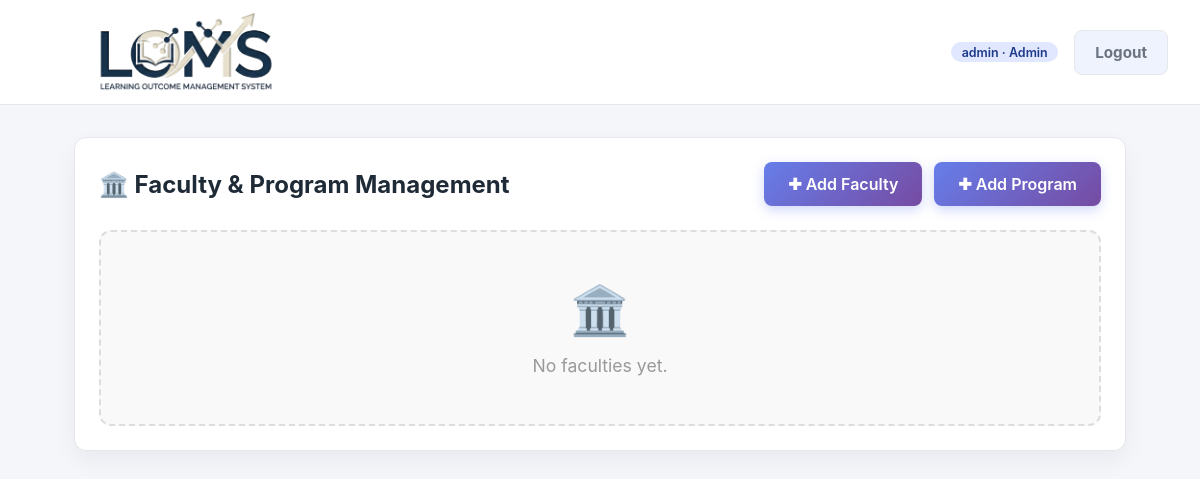
The page /org/ (signed in) on the database as committed earlier.
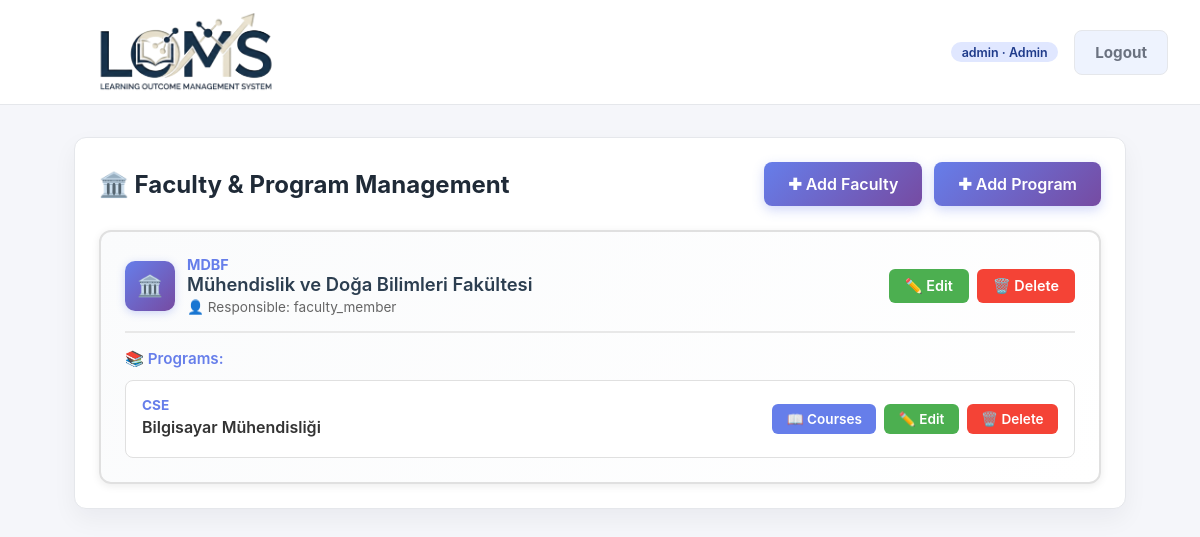
The same page on the database as committed later.
### organizations/models.py (models this page shows, shortened)
class Faculty(models.Model):
    name = models.CharField(max_length=255)
    code = models.CharField(max_length=50, unique=True)
    description = models.TextField(
        blank=True,
        help_text="Faculty description / açıklama",
    )
    responsible = models.ForeignKey(
        settings.AUTH_USER_MODEL,
        null=True,
        blank=True,
        on_delete=models.SET_NULL,
        related_name="responsible_faculties",
        help_text="Bu faculty'den sorumlu Faculty Member",
    )

class Program(models.Model):
    name = models.CharField(max_length=255)
    code = models.CharField(max_length=50, unique=True)
    faculty = models.ForeignKey(
        Faculty,
        on_delete=models.CASCADE,
        related_name="programs",
    )
    description = models.TextField(
        blank=True,
        help_text="Program description / açıklama",
    )
    coordinator = models.ForeignKey(
        settings.AUTH_USER_MODEL,
        null=True,
        blank=True,
        on_delete=models.SET_NULL,
        related_name="coordinated_programs",
        help_text="Programdan sorumlu öğretim elemanı / coordinator",
    )

### accounts/models.py (models this page shows, shortened)
class CustomUser(AbstractUser):
    class Role(models.TextChoices):
        ADMIN = "ADMIN", "Admin"
        STUDENT_AFFAIRS = "STUDENT_AFFAIRS", "Student Affairs"
        FACULTY_MEMBER = "FACULTY_MEMBER", "Faculty Member"
        LECTURER = "LECTURER", "Lecturer"
        STUDENT = "STUDENT", "Student"
    role = models.CharField(
        max_length=32,
        choices=Role.choices,
        default=Role.STUDENT,
    )
    student_grade = models.PositiveSmallIntegerField(
        null=True,
        blank=True,
        help_text="Student grade / year (1, 2, 3, 4 ...)",
    )
    student_faculty = models.ForeignKey(
        "organizations.Faculty",
        null=True,
        blank=True,
        on_delete=models.SET_NULL,
        related_name="students",
        help_text="Student için kayıtlı olduğu Faculty",
    )
    student_program = models.ForeignKey(
        "organizations.Program",
        null=True,
        blank=True,
        on_delete=models.SET_NULL,
        related_name="students",
        help_text="Student için kayıtlı olduğu program",
    )
    faculty_member_faculty = models.ForeignKey(
        "organizations.Faculty",
        null=True,
        blank=True,
        on_delete=models.SET_NULL,
        related_name="faculty_members",
        help_text="Faculty Member için sorumlu olduğu Faculty",
    )
    lecturer_programs = models.ManyToManyField(
        "organizations.Program",
        blank=True,
        related_name="lecturers",
        help_text="Lecturer için sorumlu olduğu Program(lar)",
    )
    lecturer_courses = models.ManyToManyField(
        "courses.Course",
        blank=True,
        related_name="lecturers",
        help_text="Lecturer için sorumlu olduğu Course(lar)",
    )
    phone = models.CharField(
        max_length=20,
        blank=True,
        null=True,
    )
    objects = CustomUserManager()
    @property
    def is_admin(self):
        return self.role == self.Role.ADMIN and self.is_superuser
    @property
    def is_student_affairs(self):
        return self.role == self.Role.STUDENT_AFFAIRS
    @property
    def is_faculty_member(self):
        return self.role == self.Role.FACULTY_MEMBER
    @property
    def is_lecturer(self):
        return self.role == self.Role.LECTURER
    @property
    def is_student(self):
        return self.role == self.Role.STUDENT

### organizations/views.py (the view)
# urls.py: path("", faculty_program_list, name="faculty_program_list"),  # Student Affairs paneli
@role_required(CustomUser.Role.STUDENT_AFFAIRS)
def faculty_program_list(request):
    faculties = Faculty.objects.prefetch_related("programs").all()
    faculty_form = FacultyForm()
    if request.method == "POST":
        faculty_form = FacultyForm(request.POST)
        if faculty_form.is_valid():
            faculty_form.save()
            return redirect("organizations:faculty_program_list")
    context = {
        "faculties": faculties,
        "faculty_form": faculty_form,
    }
    return render(request, "organizations/faculty_program_list.html", context)

### templates/organizations/faculty_program_list.html (shortened to what the changed rows need)
{% extends "base.html" %}
{% block content %}
<section class="card">
    <div style="display: flex; justify-content: space-between; align-items: center; flex-wrap: wrap; gap: 1rem; margin-bottom: 1.5rem;">
        <h2 class="page-title" style="margin: 0;">🏛️ Faculty & Program Management</h2>
    </div>
    {% if faculties %}
        <div style="display: grid; gap: 1.5rem;">
            {% for faculty in faculties %}
                <div style="border: 2px solid #e0e0e0; border-radius: 12px; padding: 1.5rem; background: linear-gradient(135deg, #fafbfc 0%, #ffffff 100%); box-shadow: 0 2px 8px rgba(0,0,0,0.08); transition: all 0.3s ease;"
                     onmouseover="this.style.boxShadow='0 4px 12px rgba(0,0,0,0.12)'; this.style.borderColor='#667eea';"
                     onmouseout="this.style.boxShadow='0 2px 8px rgba(0,0,0,0.08)'; this.style.borderColor='#e0e0e0';">
                    <div style="display: flex; justify-content: space-between; align-items: center; flex-wrap: wrap; gap: 1rem; margin-bottom: 1rem;">
                        <div style="display: flex; align-items: center; gap: 0.75rem;">
                            <div style="width: 50px; height: 50px; background: linear-gradient(135deg, #667eea 0%, #764ba2 100%); border-radius: 10px; display: flex; align-items: center; justify-content: center; color: white; font-size: 1.3rem; box-shadow: 0 2px 8px rgba(102, 126, 234, 0.3);">
                                🏛️
                            </div>
                            <div>
                                <div style="font-weight: 700; color: #667eea; font-size: 0.9rem;">{{ faculty.code }}</div>
                                <div style="font-weight: 600; color: #2c3e50; font-size: 1.15rem;">{{ faculty.name }}</div>
                                {% if faculty.responsible %}
                                <div style="color: #666; font-size: 0.85rem; margin-top: 0.25rem;">👤 Responsible: {{ faculty.responsible.username }}</div>
                                {% endif %}
                            </div>
                        </div>
                        <div style="display: flex; gap: 0.5rem;">
                            <a href="{% url 'organizations:faculty_edit' faculty.id %}"
                               style="background: #4CAF50; color: white; padding: 0.5rem 1rem; border-radius: 6px; text-decoration: none; font-weight: 600; font-size: 0.9rem; transition: all 0.3s ease;"
                               onmouseover="this.style.background='#45a049';"
                               onmouseout="this.style.background='#4CAF50';">
                                ✏️ Edit
                            </a>
                            <a href="{% url 'organizations:faculty_delete' faculty.id %}"
                               style="background: #f44336; color: white; padding: 0.5rem 1rem; border-radius: 6px; text-decoration: none; font-weight: 600; font-size: 0.9rem; transition: all 0.3s ease;"
                               onmouseover="this.style.background='#da190b';"
                               onmouseout="this.style.background='#f44336';">
                                🗑️ Delete
                            </a>
                        </div>
                    </div>
                    {% if faculty.programs.all %}
                    <div style="margin-top: 1rem; padding-top: 1rem; border-top: 2px solid #e8e8e8;">
                        <div style="font-weight: 600; color: #667eea; margin-bottom: 0.75rem; font-size: 0.95rem;">📚 Programs:</div>
                        <div style="display: grid; gap: 0.75rem;">
                            {% for program in faculty.programs.all %}
                                <div style="border: 1px solid #e0e0e0; border-radius: 8px; padding: 1rem; background: #ffffff; transition: all 0.3s ease;"
                                     onmouseover="this.style.borderColor='#667eea'; this.style.background='#f8f9ff';"
                                     onmouseout="this.style.borderColor='#e0e0e0'; this.style.background='#ffffff';">
                                    <div style="display: flex; justify-content: space-between; align-items: center; flex-wrap: wrap; gap: 0.75rem;">
                                        <div style="flex: 1;">
                                            <div style="font-weight: 700; color: #667eea; font-size: 0.85rem;">{{ program.code }}</div>
                                            <div style="font-weight: 600; color: #333; font-size: 1rem; margin: 0.25rem 0;">{{ program.name }}</div>
                                        </div>
                                        <div style="display: flex; gap: 0.5rem; flex-wrap: wrap;">
                                            <a href="{% url 'courses:course_list' %}?program={{ program.id }}"
                                               style="background: #667eea; color: white; padding: 0.45rem 0.9rem; border-radius: 6px; text-decoration: none; font-weight: 600; font-size: 0.85rem; transition: all 0.3s ease;"
                                               onmouseover="this.style.background='#5568d3';"
                                               onmouseout="this.style.background='#667eea';">
                                                📖 Courses
                                            </a>
                                            <a href="{% url 'organizations:program_edit' program.id %}"
                                               style="background: #4CAF50; color: white; padding: 0.45rem 0.9rem; border-radius: 6px; text-decoration: none; font-weight: 600; font-size: 0.85rem; transition: all 0.3s ease;"
                                               onmouseover="this.style.background='#45a049';"
                                               onmouseout="this.style.background='#4CAF50';">
                                                ✏️ Edit
                                            </a>
                                            <a href="{% url 'organizations:program_delete' program.id %}"
                                               style="background: #f44336; color: white; padding: 0.45rem 0.9rem; border-radius: 6px; text-decoration: none; font-weight: 600; font-size: 0.85rem; transition: all 0.3s ease;"
                                               onmouseover="this.style.background='#da190b';"
                                               onmouseout="this.style.background='#f44336';">
                                                🗑️ Delete
                                            </a>
                                        </div>
                                    </div>
                                </div>
                            {% endfor %}
                        </div>
                    </div>
                    {% endif %}
                </div>
            {% endfor %}
        </div>
    {% else %}
        <div style="text-align: center; padding: 3rem 1rem; background: #f9f9f9; border-radius: 12px; border: 2px dashed #ddd;">
            <div style="font-size: 3rem; margin-bottom: 1rem;">🏛️</div>
            <p style="color: #999; font-size: 1.1rem; margin: 0;">No faculties yet.</p>
        </div>
    {% endif %}
</section>
{% endblock %}

Rows that differ between the two databases and show on the page:
added Faculty: code "MDBF", name "Mühendislik ve Doğa Bilimleri Fakültesi", responsible.username "faculty_member"
added Program: code "CSE", name "Bilgisayar Mühendisliği"
Other text that changed with them:
text no longer shown: "🏛️ No faculties yet."
